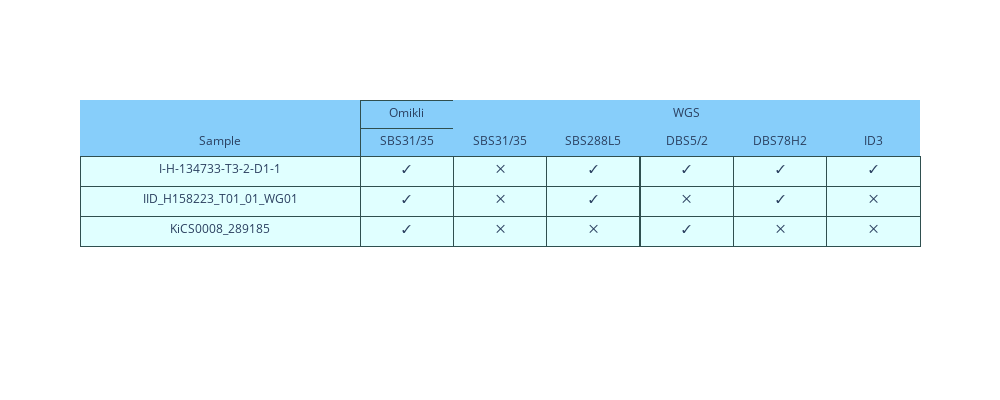

The notebook cell this image was saved under:
### Markdown cell above
-----
## Panel d

### Code cell
import plotly.graph_objects as go

fig = go.Figure(data=[go.Table(
               columnwidth=[3,1,1,1,1,1,1],
    header=dict(values=[['', 'Sample'],
                        ['Omikli', 'SBS31/35'],
                        ['', 'SBS31/35'],
                        ['', 'SBS288L5'],
                        ['WGS', 'DBS5/2'],
                        ['', 'DBS78H2'],
                        ['', 'ID3']],
                line = dict(width=[0,1,0,0,0,0]),
                line_color='darkslategray',
                fill_color='lightskyblue',
                align='center'),
    cells=dict(values=[['I-H-134733-T3-2-D1-1', 'IID_H158223_T01_01_WG01', 'KiCS0008_289185'], # 1st column
                       ["✓", "✓", "✓"],
                       ["✕", "✕", "✕"],
                       ["✓", "✓", "✕"],
                       ["✓", "✕", "✓"],
                       ["✓", "✓", "✕"],
                       ["✓", "✕", "✕"]], # 2nd column
                height=30,
               line_color='darkslategray',
               fill_color='lightcyan',
               align='center'))
])

fig.update_layout(width=1000, height=400)
fig.show()
fig.write_image(os.path.join(fig_out, "ExFig_10d.pdf"))

### Figure 1 — Plotly figure (JSON) as saved in the notebook; plotly's stock layout.template omitted (floating-point values rounded to 4 significant figures)
{"data": [{"cells": {"align": "center", "fill": {"color": "lightcyan"}, "height": 30, "line": {"color": "darkslategray"}, "values": [["I-H-134733-T3-2-D1-1", "IID_H158223_T01_01_WG01", "KiCS0008_289185"], ["✓", "✓", "✓"], ["✕", "✕", "✕"], ["✓", "✓", "✕"], ["✓", "✕", "✓"], ["✓", "✓", "✕"], ["✓", "✕", "✕"]]}, "columnwidth": [3, 1, 1, 1, 1, 1, 1], "header": {"align": "center", "fill": {"color": "lightskyblue"}, "line": {"color": "darkslategray", "width": [0, 1, 0, 0, 0, 0]}, "values": [["", "Sample"], ["Omikli", "SBS31/35"], ["", "SBS31/35"], ["", "SBS288L5"], ["WGS", "DBS5/2"], ["", "DBS78H2"], ["", "ID3"]]}, "type": "table"}], "layout": {"height": 400, "width": 1000}}
